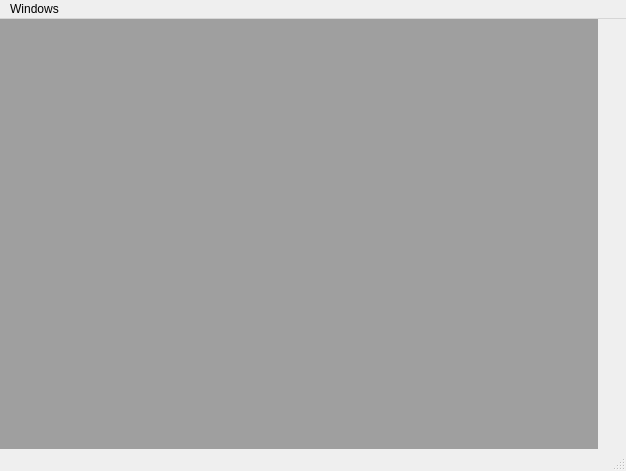
<?xml version="1.0" encoding="UTF-8"?>
<ui version="4.0">
 <class>MainWindow</class>
 <widget class="QMainWindow" name="MainWindow">
  <property name="geometry">
   <rect>
    <x>0</x>
    <y>0</y>
    <width>626</width>
    <height>471</height>
   </rect>
  </property>
  <property name="windowTitle">
   <string>MainWindow</string>
  </property>
  <widget class="QWidget" name="centralwidget">
   <widget class="QMdiArea" name="mdiArea">
    <property name="geometry">
     <rect>
      <x>0</x>
      <y>0</y>
      <width>598</width>
      <height>431</height>
     </rect>
    </property>
    <property name="viewMode">
     <enum>QMdiArea::SubWindowView</enum>
    </property>
    <widget class="QWidget" name="subwindow">
     <property name="windowTitle">
      <string>Subwindow</string>
     </property>
     <widget class="QLabel" name="label">
      <property name="geometry">
       <rect>
        <x>60</x>
        <y>20</y>
        <width>311</width>
        <height>20</height>
       </rect>
      </property>
      <property name="text">
       <string>First sub window</string>
      </property>
     </widget>
    </widget>
    <widget class="QWidget" name="subwindow_2">
     <property name="windowTitle">
      <string>Subwindow</string>
     </property>
     <widget class="QLabel" name="label_2">
      <property name="geometry">
       <rect>
        <x>40</x>
        <y>30</y>
        <width>151</width>
        <height>16</height>
       </rect>
      </property>
      <property name="text">
       <string>Second sub window</string>
      </property>
     </widget>
    </widget>
   </widget>
  </widget>
  <widget class="QMenuBar" name="menubar">
   <property name="geometry">
    <rect>
     <x>0</x>
     <y>0</y>
     <width>626</width>
     <height>23</height>
    </rect>
   </property>
   <widget class="QMenu" name="menuWindows">
    <property name="title">
     <string>Windows</string>
    </property>
    <addaction name="actionSubWindow_View"/>
    <addaction name="actionTabbed_View"/>
    <addaction name="actionCascade_View"/>
    <addaction name="actionTile_View"/>
   </widget>
   <addaction name="menuWindows"/>
  </widget>
  <widget class="QStatusBar" name="statusbar"/>
  <action name="actionSubWindow_View">
   <property name="text">
    <string>SubWindow View</string>
   </property>
  </action>
  <action name="actionTabbed_View">
   <property name="text">
    <string>Tabbed View</string>
   </property>
  </action>
  <action name="actionCascade_View">
   <property name="text">
    <string>Cascade View</string>
   </property>
  </action>
  <action name="actionTile_View">
   <property name="text">
    <string>Tile View</string>
   </property>
  </action>
 </widget>
 <resources/>
 <connections/>
</ui>
